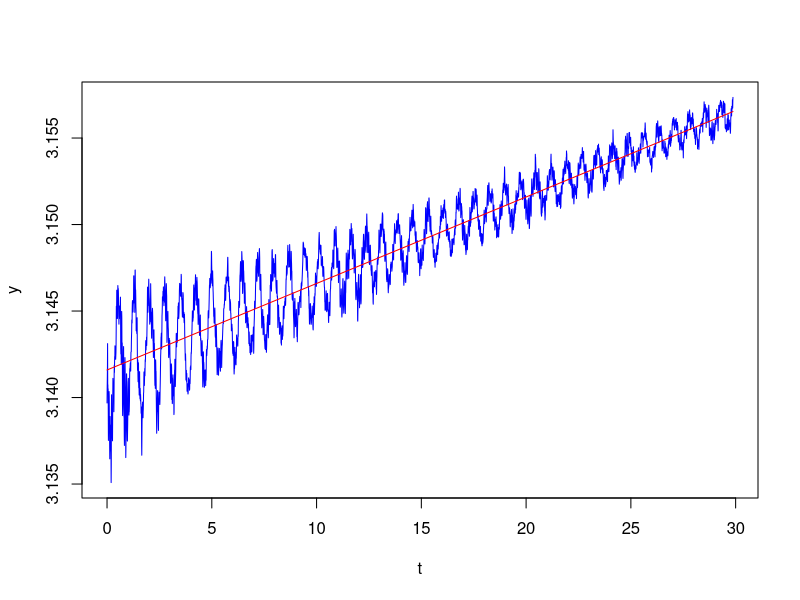
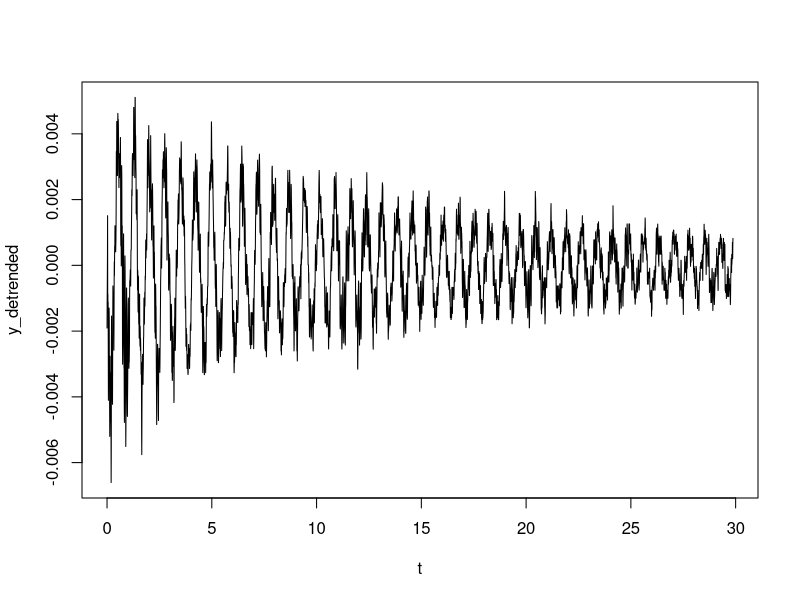

Recreate these plots in R, in order.
### LINEAR REGRESSION STANDALONE ##########################################################
### Ro Neumann, 2015 ###########################################################

### INPUT: Time series with first column = time, 2nd  = data
### OUTPUT: trendline --> 1 column matrix, data values
###         y_detrended --> 1 column matrix, data values


data=read.table("Exercise3-1.txt", sep=" ")

t = as.numeric(unlist(data[1]))
y = as.numeric(unlist(data[2]))

lengthX = length(t)

#entries = matrix(1,nrow = length(t), ncol = 1)

A = matrix(1, nrow = lengthX, ncol = 2)

A [,1] = t

# Assumign P = I


# N = A'PA
N=t(A)%*%A  

#n=(A'*y)
n = t(A) %*% y

Qxx = solve(N)

#x=Qxx*n

x=Qxx%*%n

# Redundancy
r = length(y)-length(x)

#Residuals
v = (A%*%x)-y

# St.dev. of unknowns from  vtv, s_0, S_XX
vTPv = t(v) %*% v
s_0_2 = vTPv/r
s0 = s_0_2[1] # Due to numerical problem: is assigned as matrix, not scalar
S_XX= s0 * Qxx
sX = sqrt(diag(S_XX))


# Trendline
trendline= x[1]*t+x[2];


# Detrending the data
y_detrended = y-x[1]*t-x[2]; 


# PLOT Original data and trendline
plot(t,y,type="l",col="blue")
lines(t,trendline, col="red") 

# PLOT detrended data in new window
plot(t,y_detrended,type="l",col="black")
